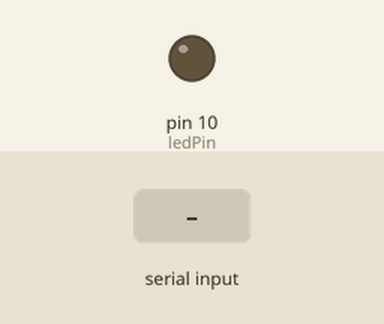
This sketch was run on a simulated Arduino Uno, built with avr-gcc and run on an emulated ATmega328P. Shown: output pins drawn as LEDs (lit = HIGH). The test bench sets the inputs (shaded band).

Above: at 1.2 s.
1.3 s: "90,45\n" received over Serial
At 2.5 s:
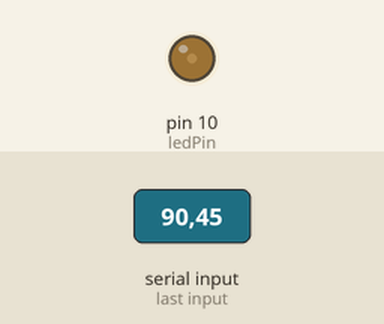
2.8 s: "30,150\n" received over Serial
At 3.7 s:
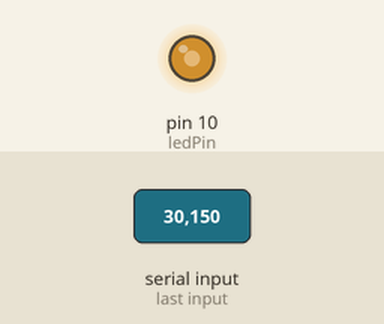
4.3 s: "90\n" received over Serial
At 4.7 s:
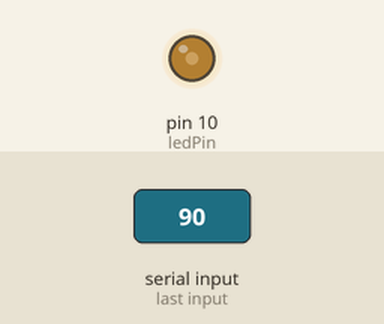
5.8 s: "200\n" received over Serial
At 7.1 s:
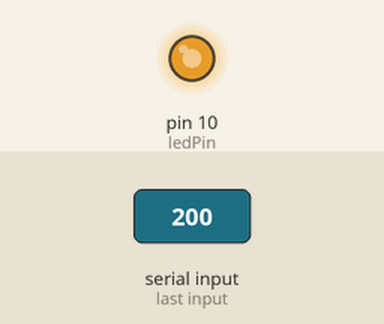
Timing chart, 0 to 8.3 s (numbered marks = the images above; inputs shaded):
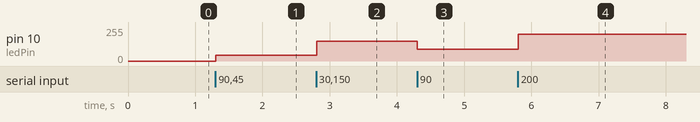

Measured:
- after the input at 1.3 s, pin 10 (ledPin): 0/255 → 45/255 at once
- after the input at 2.8 s, pin 10 (ledPin): 45/255 → 150/255 at once
- after the input at 4.3 s, pin 10 (ledPin): 150/255 → 90/255 at once
- after the input at 5.8 s, pin 10 (ledPin): 90/255 → 200/255 at once

The sketch:

serial.ino
```cpp
int ledPin=10;

void setup() {

  Serial.begin(9600);
  pinMode(ledPin, OUTPUT);
}
void loop() {

  while (Serial.available() > 0) {

    int a = Serial.parseInt();

    if (Serial.read() == '\n') {
      analogWrite(ledPin, a);
    }


  }

}
```
